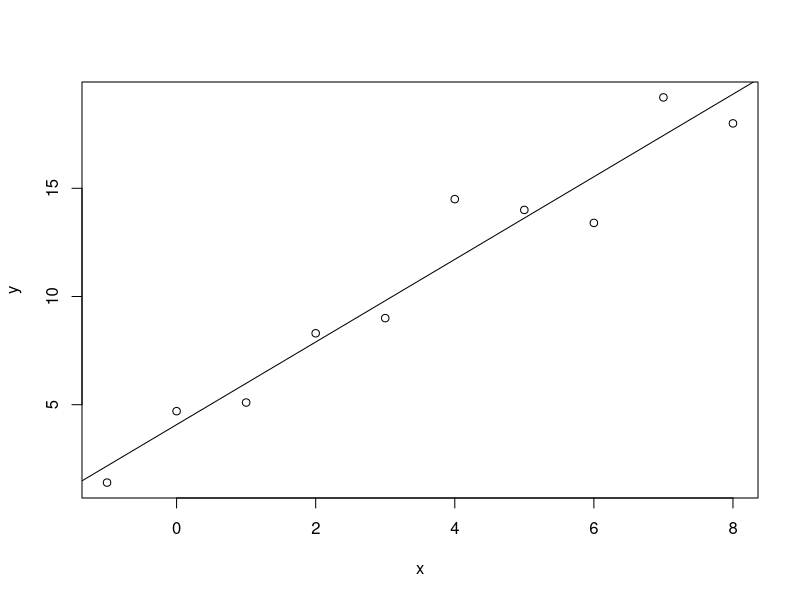

Recreate this plot in R.
dat <- read.csv("data.csv")

message("Fitting model ... estimated run time is 3 seconds")
Sys.sleep(3)
fm <- lm(y~x, dat)
write(coef(fm), file="par.txt")

png("plot.png")
plot(y~x, dat)
abline(fm)
dev.off()
